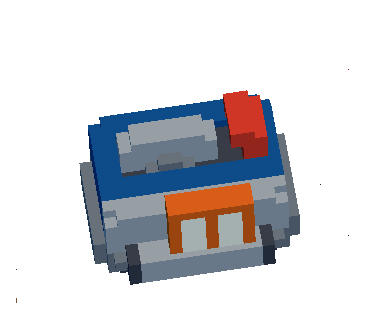
#> input picture images/transparent/sideview/1/brake_s1.png, 368 x 326 px; its folder holds only this picture in this run
$ python release.py
#> lines starting #> are read from the running program, lines starting #| are printed output that depends on the picture; after the words box and inside, x2 and y2 are one past the last pixel; in counts of white or black regions, pixels touching at a corner belong together
import os
import sys
import shutil
from PIL import Image
import glob
import zipfile

filename = sys.argv[1] if len(sys.argv) > 1 else "debug"

src_dir = 'images'
dist_dir = 'dist/tmp'
os.makedirs(dist_dir, exist_ok=True)


def get_bbox(image):
    alpha = image.getchannel("A")
    bbox = alpha.getbbox()
    return bbox


def get_encompassing_bbox(bboxes):
    min_left = min(b[0] for b in bboxes)
    min_upper = min(b[1] for b in bboxes)
    max_right = max(b[2] for b in bboxes)
    max_lower = max(b[3] for b in bboxes)

    return (min_left, min_upper, max_right, max_lower)


# imagesディレクトリ内のすべてのファイルとフォルダをコピー
for item in os.listdir(src_dir):
    src_path = os.path.join(src_dir, item)
    dst_path = os.path.join(dist_dir, item)

    if os.path.isdir(src_path):
        shutil.copytree(src_path, dst_path, dirs_exist_ok=True)
    else:
        shutil.copy2(src_path, dst_path)

bboxes = {
    "engine_top": [],
    "engine_side": [],
    "wagon_top": [],
    "wagon_side": [],
}

# それぞれ画像内容の範囲を取得
for filepath in glob.glob(os.path.join(f"{dist_dir}/transparent", "**", "*.png"), recursive=True):
    try:
        path = filepath.split(os.sep)
        with Image.open(filepath) as image:
#> image is the input picture: PIL image 368x326 RGBA; mean R, G, B, A 75.4, 119.5, 165, 71.1
            bbox = get_bbox(image)
#> in get_bbox, `alpha = image.getchannel("A")`:
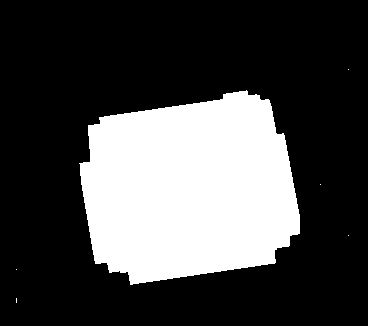
#> alpha: PIL image 368x326 L; 27.9% white; 6 white regions (5 under 20 px), largest, box (x1, y1, x2, y2) and area: (79, 90, 300, 285) 33454
#> in get_bbox, `bbox = alpha.getbbox()`: bbox = (16, 69, 349, 303)
#> bbox = (16, 69, 349, 303)

            if "engine" in path:
                if "topview" in path:
                    bboxes["engine_top"].append(bbox)
                elif "sideview" in path:
                    bboxes["engine_side"].append(bbox)

            elif "topview" in path:
                bboxes["wagon_top"].append(bbox)
            elif "sideview" in path:
                bboxes["wagon_side"].append(bbox)

    except Exception as e:
        print(f"Error processing {filepath}: {e}")
#> pass 2 of the loop `for filepath in glob.glob(os.path.join(f"{dist_dir}/transparent", "**"..`:
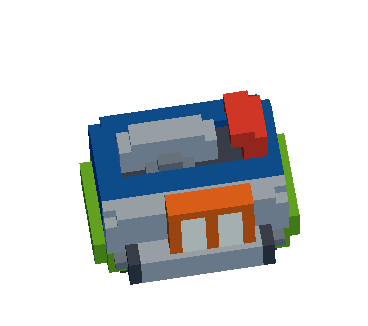
#> input picture images/transparent/sideview/2/brake_s2.png, 368 x 326 px
#> image is the input picture: PIL image 368x326 RGBA; mean R, G, B, A 28.7, 29.7, 30.7, 71.1
#> in get_bbox (call 2), `alpha = image.getchannel("A")`:
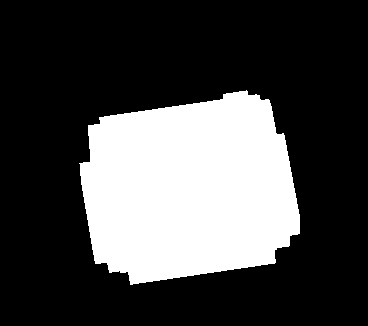
#> alpha: PIL image 368x326 L; 27.9% white; 1 white region, box (x1, y1, x2, y2) and area: (79, 90, 300, 285) 33454
#> in get_bbox (call 2), `bbox = alpha.getbbox()`: bbox = (79, 90, 300, 285)

# 全画像が収まるような切り抜き範囲を取得
encompassing_bboxes = {}
for key, bbox_list in bboxes.items():
    if bbox_list:
        encompassing_bboxes[key] = get_encompassing_bbox(bbox_list)
    else:
        encompassing_bboxes[key] = None

# 画像処理
for filepath in glob.glob(os.path.join(f"{dist_dir}/transparent", "**", "*.png"), recursive=True):
    try:
        path = filepath.split(os.sep)
        with Image.open(filepath) as image:
            bbox = get_bbox(image)
#> bbox = (16, 69, 349, 303)

            if "engine" in path:
                if "topview" in path:
                    image.crop(encompassing_bboxes["engine_top"]).save(
                        filepath)
                elif "sideview" in path:
                    image.crop(encompassing_bboxes["engine_side"]).save(
                        filepath)

            elif "topview" in path:
                image.crop(encompassing_bboxes["wagon_top"]).save(filepath)
            elif "sideview" in path:
                image.crop(encompassing_bboxes["wagon_side"]).save(filepath)
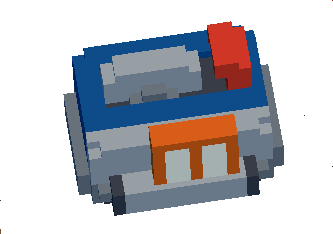
#> saved as brake_s1.png: PIL image 333x234 RGBA; mean R, G, B, A 84.2, 115.5, 150.4, 109.5; transparent parts drawn white

    except Exception as e:
        print(f"Error processing {filepath}: {e}")
#> pass 2 of the loop `for filepath in glob.glob(os.path.join(f"{dist_dir}/transparent", "**"..`:
#> `bbox = get_bbox(image)`: bbox = (79, 90, 300, 285)
#> `image.crop(encompassing_bboxes["wagon_side"]).save(filepath)`:
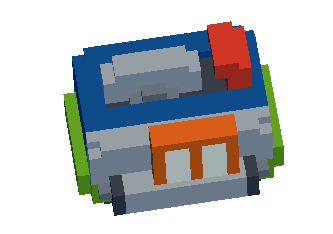
#> saved as brake_s2.png: PIL image 333x234 RGBA; mean R, G, B, A 44.1, 45.7, 47.3, 109.5; transparent parts drawn white

source_dir = 'dist/tmp/transparent'
zip_path = f'dist/{filename}.zip'

with zipfile.ZipFile(zip_path, 'w', zipfile.ZIP_DEFLATED) as zipf:
    for foldername, subfolders, filenames in os.walk(source_dir):
        for file in filenames:
            file_path = os.path.join(foldername, file)
            arcname = os.path.relpath(file_path, start=source_dir)
            zipf.write(file_path, arcname)
#> pass 2 of the loop `for foldername, subfolders, filenames in os.walk(source_dir):`:
